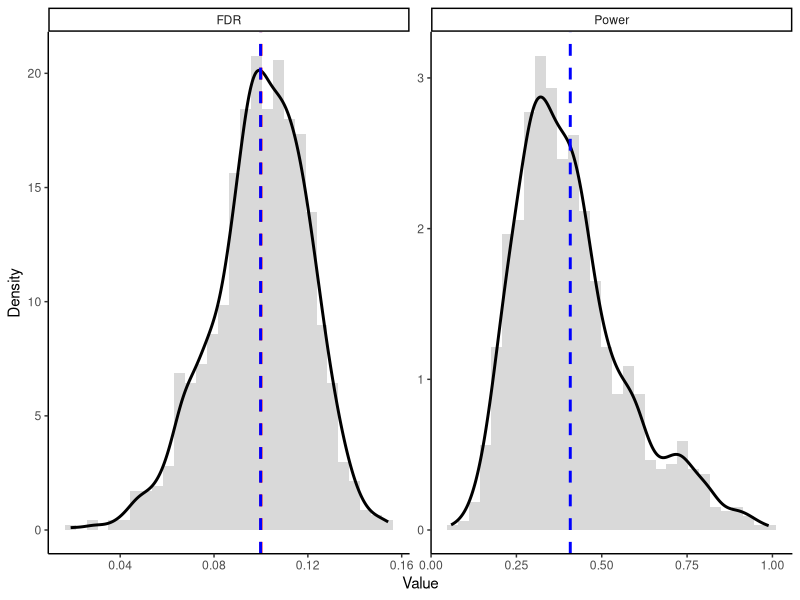

Generate this figure with R:
# 加载必要的库
library(mgcv) # 用于拟合平滑的均值和方差模型
library(ggplot2)
library(flexmix)

# --- Functions ---
v_score <- function(df, df_y, m_mu){
  #pred_mu <- predict(m_mu, df) # linear
  pred_mu <- unlist(predict(m_mu, df, aggregate=TRUE)) # mix model
  return(M*(df_y>c_threshold)-pred_mu)
}

p_values <- function(df, u_value, v_value){
  n <- length(v_value)
  F_hat <- ecdf(v_value)
  p <- (n * F_hat(df$V) + u_value) / (n + 1)
  return(p)
}

#p_values <- function(df, u_value, v_value){
#  n <- length(v_value)
#  rank_val <- sapply(df$V, function(v) sum(v_value < v))
#  tie_val  <- sapply(df$V, function(v) sum(v_value == v))
#  p <- (rank_val + (1 + tie_val) * u_value) / (n + 1)
#  return(p)
#}

BH_procedure <- function(p, alpha){
  
  m <- length(p)
  p_sorted <- sort(p) # increasing
  index_sorted <- order(p) # small to big
  
  threshold <- (1:m)/m * alpha
  
  k <- max(which(p_sorted <= threshold), 0)
  
  selected <- rep(FALSE, m)
  
  if (k > 0) {
    selected[index_sorted[1:k]] <- TRUE
  }
  
  return(list(
    selected = selected,
    k = k,
    cutoff = ifelse(k>0, p_sorted[k], NA)
  ))
}

set.seed(2026)

n <- 5000
c_threshold <- -2
alpha <- 0.1
M <- 100
n_sim <- 1000
model <- "misspecified"
#model <- "correct"

results <- matrix(0, n_sim, 2)
colnames(results) <- c("FDR","Power")
pb <- txtProgressBar(min = 0, max = n_sim, style = 3)

system.time({
for(sim in 1:n_sim){
  # --- Data Generation ---
  x <- rnorm(n, 0, 1)
  z <- rbinom(n, 1, 0.4)
  mu1 <- -1+x+x^2
  mu2 <- 1-2*x
  y <- z*rnorm(n,mu1,sqrt(2.25)) + (1-z)*rnorm(n,mu2,sqrt(2.25))
  data <- data.frame(x=x,y=y)
  
  # --- Data Splitting ---
  idx <- sample(1:n)
  d_train <- data[idx[1:(n/2)], ]
  d_cal   <- data[idx[(n/2+1):(3*n/4)], ]
  d_test  <- data[idx[(3*n/4+1):n], ]
  
  # --- First Stage: Linear prediction model ---
  if(model=="misspecified"){
    model_mu <- lm(y~poly(x,2), data = d_train) # linear
  }else{
    model_mu <- flexmix(y~poly(x,2), data = d_train, k=2) # correct
  }
  
  # --- Second Stage: Nonconfirmity scores ---
  d_cal$V <- v_score(d_cal, d_cal$y, model_mu)
  d_test$V <- v_score(d_test, c_threshold, model_mu)
  
  # --- Third Stage: Conformal p-values ---
  U <- runif(nrow(d_test))
  d_test$p <- p_values(d_test, U, d_cal$V)
  
  # --- Fourth Stage: BH procedure ---
  bh <- BH_procedure(d_test$p, alpha)
  d_test$selected <- bh$selected
  p_cutoff <- bh$cutoff
  
  # --- Evaluation ---
  selected_idx <- which(d_test$selected == TRUE)
  actual_y <- d_test$y[selected_idx] # "y" of selected data
  FDR <- sum(actual_y <= c_threshold) / max(length(selected_idx),1) # test set FDR
  true_idx <- which(d_test$y > c_threshold)
  Power <- sum(actual_y > c_threshold) / max(length(true_idx),1)
  
  results[sim,] <- c(FDR, Power)
  setTxtProgressBar(pb, sim)
}
})
close(pb)
results <- as.data.frame(results)

## PLOT
df_plot <- rbind(
  data.frame(value = results$FDR, type = "FDR"),
  data.frame(value = results$Power, type = "Power")
)
mean_fdr <- mean(results$FDR)
mean_power <- mean(results$Power)
vlines <- data.frame(
  type = c("FDR", "FDR", "Power"),
  x = c(alpha, mean_fdr, mean_power),
  label = c("alpha", "mean_fdr", "mean_power"),
  color = c("red", "blue", "blue")
)
ggplot(df_plot, aes(x = value)) +
  
  geom_histogram(aes(y = after_stat(density)),
                 bins = 30,
                 fill = "grey70",
                 color = NA,
                 alpha = 0.5) +
  
  geom_density(linewidth = 1) +
  
  geom_vline(data = vlines,
             aes(xintercept = x, color = color),
             linetype = "dashed",
             linewidth = 1,
             show.legend = FALSE) +
  
  facet_wrap(~type, scales = "free") +
  
  scale_color_identity() +
  
  labs(x = "Value", y = "Density") +
  
  theme_classic()

## SAVE DATA
if(model=="misspecified"){
  saveRDS(
    list(
      FDR = results$FDR,
      Power = results$Power
    ),
    file = "p_value_misspecified.rds"
  )
}else{
  saveRDS(
    list(
      FDR = results$FDR,
      Power = results$Power
    ),
    file = "p_value_correct.rds"
  )
}

cat("--- Conformal Selection with p-values Results ---\n")
cat("We want to select Y <= ", c_threshold, ".\n")
cat("Alpha:", alpha, "\n")
cat("Replicate:", n_sim, "\n")
cat("Average Empirical FDR:", round(mean(results$FDR), 4), "\n")
cat("Average Empirical Power:", round(mean(results$Power), 4), "\n")
